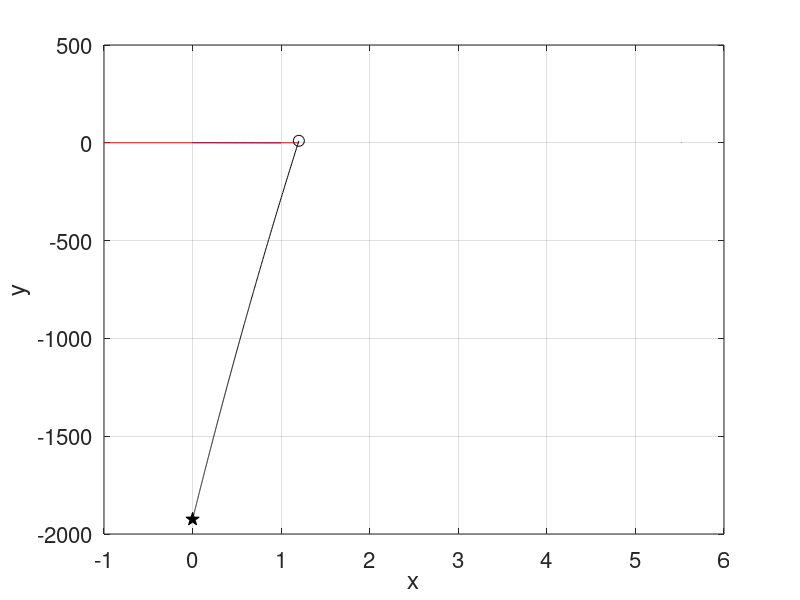

Write MATLAB code to recreate this figure.
clear, close all, format compact, clc
% ABE4649 FINAL GROUP PROJECT 
% 
% The purpose of this project is to model the 3 dimensional "eigenforest"
% Model created by our group. 
% The equations detail change in tree population (dx)
%       change in parasitic beetle population (db) 
%       and change in human lumbar mill policy (dh) 
%********** PARAMETERS
%   time: integer (> 0 ) 
%       used to develop iterations for vectors and numerical integration
%   dt : float (> 0) 
%       used to develop time vector for numerical integration
%   gamma: equation ( hHf/rTree)
%       serves as nondimensional unit gamma, reps 
%   hotel: equation (gamma*rTree / hf)
%       serves as nondimensional unit H
%   alfa: equation (Bd/rTree) 
%       serves as nondimensional unit alfa
%   beetleEq: equation 
%       serves as nondimensional unit B
%********* END PARAMETERS

%SETUP PARAMETERS

time = 1500;                % establish time
dt = .001;                  % establish time interval
tVector = [1:dt:time]';      % create vector 1-time @ dt increment

xVector = zeros(size(tVector));
gammaVector = zeros(size(tVector));

beetleMortality = .2;        % natural beetle death rate 
rFumigation = .1;            % setup fumigation rate 
rBeetle = .3;
rHuman = .12;     
rTree = .5;
beetleDamage = .12;

tree = 1;
c = 24;
q = 8;
f = 1;
P = 4;
h = 23; 
K = 5; 
z = 11;
H = .12; 

beetleEq = (rFumigation*H)/((z*rBeetle*tree) - (beetleMortality))

theta = (rHuman*P*h*K)/(rTree)
phi = (c*q*rHuman*h*f)/(rTree*beetleDamage)
alfa = (beetleEq*beetleDamage)/(rTree)
gamma = (h*H*f)/(rTree)

xVector(1) = 1.2;           % init x condition
gammaVector(1) = 10.2;
length(tVector)

% BEGIN EULER 
for t = 1:(length(tVector)-1)
    a = alfa;
    th = theta;
    p = phi;
    x = xVector(t);
    g = gammaVector(t);
    xVector(t+1) = xVector(t) + dt*(x*(1-x) - a*x - gamma*x);
    gammaVector(t+1) = gammaVector(t) + dt*((th*gamma*x) - (p*x));
end 

%BEGIN PLOT 
figure(101)                           %initialize plot
%ISOCLINE STUFF 
plot([0 0],[-1 1.2],'b'); hold on
xx = linspace(0,1,101);
plot(xx,1-xx,'b');
% y-isoclines (red)
plot([-1 1.2],[0 0],'r');
plot([1 1]*gamma,[-1 1.2],'r');
%xlim([-0.02 1.1]), ylim([-0.02 1.1])  %establish axis bound        
set(gca,'fontsize',16)
xlabel('x'), ylabel('y')              %establish axis title
grid on
% Phase portrait avnd endpoints (black)
plot(xVector,gammaVector,'k');        % plot points
plot(xVector(1),gammaVector(1),'ok','markersize',8);
plot(xVector(end),gammaVector(end),'pk','markersize',10,'markerfacecolor','k');

%-EOF- 